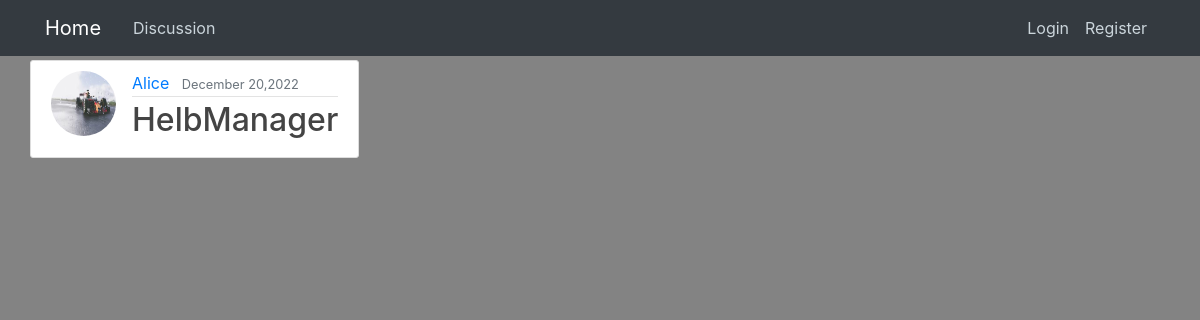
The page / on the database its author committed.
### blog/models.py (models this page shows, shortened)
class Post(models.Model):
    date_posted = models.DateTimeField(default=timezone.now)
    author = models.ForeignKey(User, on_delete=models.CASCADE)
    title = models.CharField(max_length=100)
    contributor = models.CharField(max_length=100)
    status = models.TextField()
    tasks_subtasks =  models.TextField()
    priority =  models.TextField()
    class Meta:
        ordering = ['contributor']

### users/models.py (models this page shows, shortened)
class Profile(models.Model):
    user = models.OneToOneField(User, on_delete=models.CASCADE)
    image = models.ImageField(default='default.jpg', upload_to='profile_pics')

### blog/views.py (the view)
# urls.py: path('', PostListView.as_view(), name='blog-home'),
class PostListView(ListView):
    model = Post
    template_name = 'blog/home.html' # <app>/<model>_<viewtype>.html
    context_object_name = 'posts'
    ordering = ['-date_posted']

### blog/templates/Blog/home.html (shortened to what this page needs)
{% extends "blog/base.html" %}
{% block content %}
{% for post in posts %}
       <article class="media content-section">
        <img class="rounded-circle article-img" src="{{ post.author.profile.image.url}}">
  <div class="media-body">
    <div class="article-metadata">
      <a class="mr-2" href="#">{{ post.author }}</a>
      <small class="text-muted">{{ post.date_posted|date:"F d,Y" }}</small>
    </div>
              <h2><a class="article-title" href="{% url 'post-detail' post.id %}">{{ post.title }}</a></h2>
  </div>
</article>
{% endfor %}
{% endblock %}

### blog/static/blog/main.css (style rules this page uses)
* { margin: 0; padding: 0; box-sizing: border-box; }
body { background: #838383; color: #000000; margin-top: 5rem; margin: 0; }
h1, h2, h3, h4, h5, h6 { color: #444444; }
.content-section { background: #ffffff; padding: 10px 20px; border: 1px solid #dddddd; border-radius: 3px; margin-bottom: 20px; }
.article-title { color: #444444; }
.article-img { height: 65px; width: 65px; margin-right: 16px; }
.article-metadata { padding-bottom: 1px; margin-bottom: 4px; border-bottom: 1px solid #e3e3e3 }

### rows shown on the page
Post: author.profile.image (picture), author "Alice", date_posted "December 20,2022", title "HelbManager"
